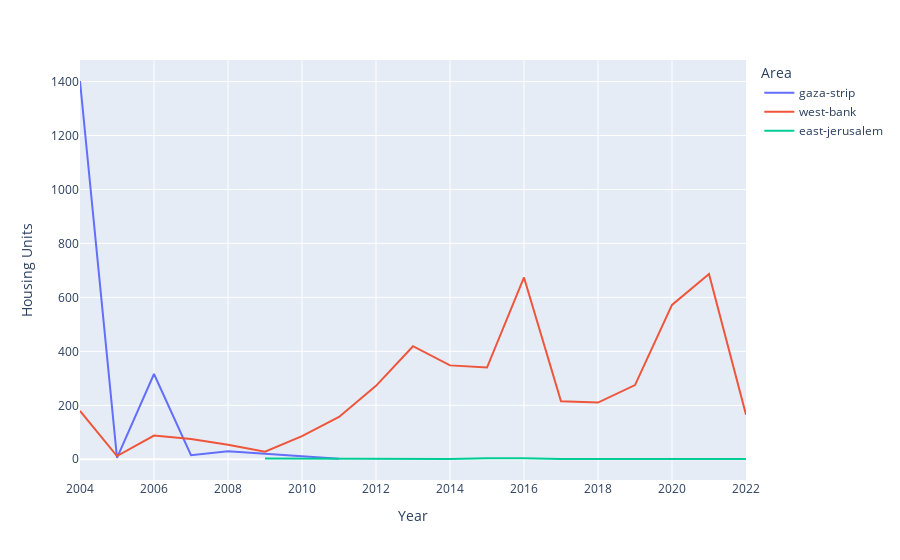

Notebook code cell kept with this figure:
### Code cell
px.line(nn,x="Year", y="Housing Units" ,hover_data =['total_Homeless','People left Homeless','Minors left Homeless'],color='Area')

### Figure 1 — Plotly figure (JSON) as saved in the notebook; plotly's stock layout.template omitted (floating-point values rounded to 4 significant figures)
{"data": [{"customdata": [[10754, 10754, 0], [28, 28, 0], [2005, 2005, 0], [81, 55, 26], [157, 108, 49], [61, 38, 23], [12, 12, 0]], "hovertemplate": "Area=gaza-strip<br>Year=%{x}<br>Housing Units=%{y}<br>total_Homeless=%{customdata[0]}<br>People left Homeless=%{customdata[1]}<br>Minors left Homeless=%{customdata[2]}<extra></extra>", "legendgroup": "gaza-strip", "line": {"color": "#636efa", "dash": "solid"}, "marker": {"symbol": "circle"}, "mode": "lines", "name": "gaza-strip", "orientation": "v", "showlegend": true, "type": "scatter", "x": [2004, 2005, 2006, 2007, 2008, 2010, 2011], "xaxis": "x", "y": [1402, 5, 316, 15, 30, 12, 2], "yaxis": "y"}, {"customdata": [[859, 859, 0], [46, 46, 0], [448, 370, 78], [559, 394, 165], [509, 324, 185], [280, 218, 62], [581, 393, 188], [1260, 853, 407], [800, 526, 274], [804, 532, 272], [1160, 752, 408], [850, 542, 308], [1954, 1303, 651], [619, 399, 220], [421, 288, 133], [560, 385, 175], [950, 632, 318], [928, 606, 322], [160, 111, 49]], "hovertemplate": "Area=west-bank<br>Year=%{x}<br>Housing Units=%{y}<br>total_Homeless=%{customdata[0]}<br>People left Homeless=%{customdata[1]}<br>Minors left Homeless=%{customdata[2]}<extra></extra>", "legendgroup": "west-bank", "line": {"color": "#EF553B", "dash": "solid"}, "marker": {"symbol": "circle"}, "mode": "lines", "name": "west-bank", "orientation": "v", "showlegend": true, "type": "scatter", "x": [2004, 2005, 2006, 2007, 2008, 2009, 2010, 2011, 2012, 2013, 2014, 2015, 2016, 2017, 2018, 2019, 2020, 2021, 2022], "xaxis": "x", "y": [179, 12, 88, 75, 54, 28, 86, 157, 272, 419, 348, 340, 674, 215, 210, 275, 572, 687, 165], "yaxis": "y"}, {"customdata": [[28, 28, 0], [9, 6, 3], [26, 18, 8], [20, 15, 5], [5, 3, 2], [8, 5, 3]], "hovertemplate": "Area=east-jerusalem<br>Year=%{x}<br>Housing Units=%{y}<br>total_Homeless=%{customdata[0]}<br>People left Homeless=%{customdata[1]}<br>Minors left Homeless=%{customdata[2]}<extra></extra>", "legendgroup": "east-jerusalem", "line": {"color": "#00cc96", "dash": "solid"}, "marker": {"symbol": "circle"}, "mode": "lines", "name": "east-jerusalem", "orientation": "v", "showlegend": true, "type": "scatter", "x": [2009, 2014, 2015, 2016, 2017, 2022], "xaxis": "x", "y": [3, 1, 4, 4, 1, 1], "yaxis": "y"}], "layout": {"legend": {"title": {"text": "Area"}, "tracegroupgap": 0}, "margin": {"t": 60}, "xaxis": {"anchor": "y", "domain": [0, 1], "title": {"text": "Year"}}, "yaxis": {"anchor": "x", "domain": [0, 1], "title": {"text": "Housing Units"}}}}
